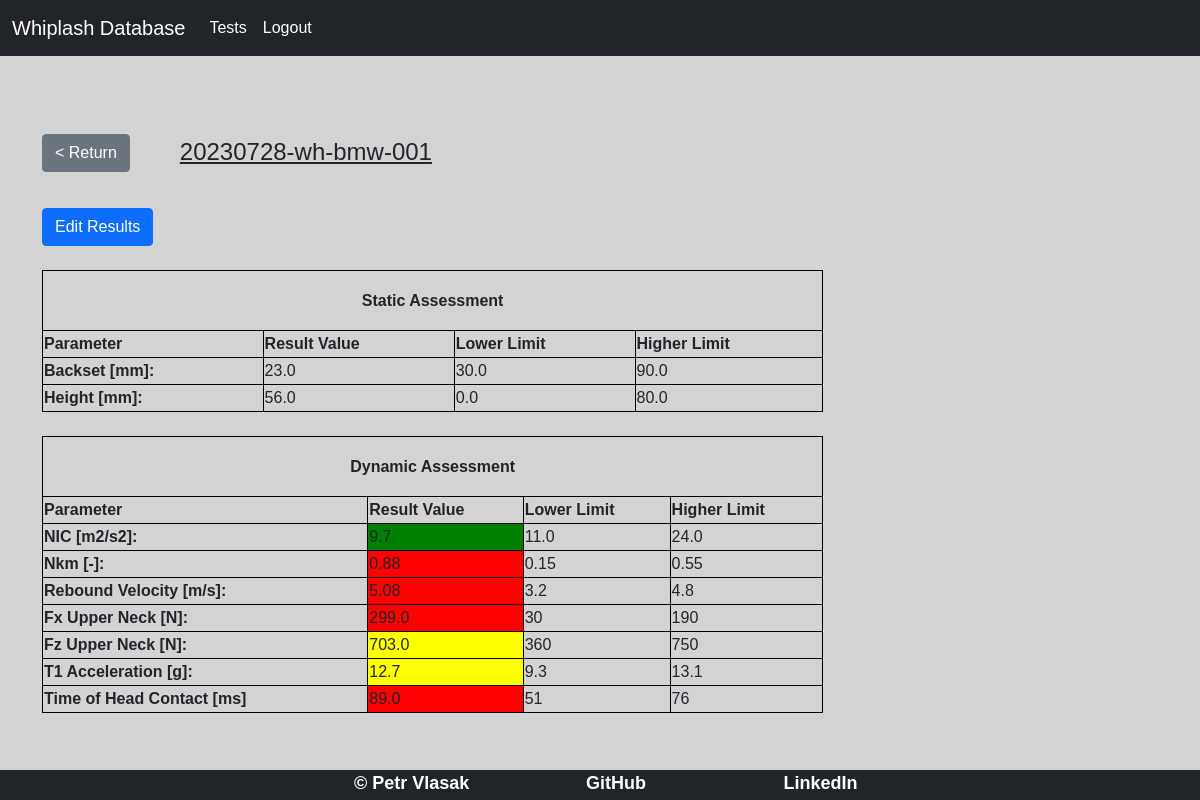
Screenshot of /test/3 (signed in) with the database file from the repository.
### models.py (models this page shows, shortened)
class Test(db.Model):
    id = db.Column(db.Integer, primary_key=True)
    label = db.Column(db.String(128), index=True, unique=False)
    pulse_id = db.Column(db.Integer, db.ForeignKey('pulse.id'))
    sample_id = db.Column(db.Integer, db.ForeignKey('sample.id'))
    result_id = db.relationship('Result', backref='test', uselist=False, cascade='all, delete, delete-orphan')

class Result(db.Model):
    id = db.Column(db.Integer, primary_key=True)
    backset = db.Column(db.Float, unique=False)
    height = db.Column(db.Float, unique=False)
    NIC = db.Column(db.Float, index=False, unique=False)
    Nkm = db.Column(db.Float, index=False, unique=False)
    rebound_velocity = db.Column(db.Float, index=False, unique=False)
    Fx_upper_neck = db.Column(db.Float, index=False, unique=False)
    Fz_upper_neck = db.Column(db.Float, index=False, unique=False)
    T1_acceleration = db.Column(db.Float, index=False, unique=False)
    time_head_contact = db.Column(db.Float, index=False, unique=False)
    test_id = db.Column(db.Integer, db.ForeignKey('test.id'))

### routes.py (the view)
@app.route('/test/<int:id>', methods=['GET', 'POST'])
@login_required
def test(id):
    test_data = Test.query.get(id)
    result_data = Result.query.get(id)
    pulse_data = Pulse.query.get(Test.query.get(id).pulse_id)
    return render_template('result.html', template_test=test_data, template_result=result_data,
                           template_pulse=pulse_data)

### routes.py (called while the page is built)
@login_manager.user_loader
def load_user(user_id):
    return User.query.get(int(user_id))

### templates/result.html (shortened to what this page needs)
{% extends "base.html"  %}
{%block content%}
<div class="result">
    <br>
    <div id="return">
        <a href="{{url_for('profile')}}"> <button class="btn btn-secondary"> < Return </button> </a>
        <p> {{template_test.label}} </p>
    </div>
    <br>
    <div>
    <a href="{{url_for('update', id=template_result.id) }}"> <button class="btn btn-primary">Edit Results</button> </a>
    </div>
    {% if template_pulse.severity == 'Low' %}
        {% include 'result_template_low.html' %}
    {% elif template_pulse.severity == 'Medium' %}
        {% include 'result_template_medium.html' %}
    {% else %}
        {% include 'result_template_high.html' %}
    {% endif %}
</div>
{%endblock%}

### templates/result_template_medium.html (shortened to what this page needs)
{% set backset_Bottom = 30.0 %}
{% set backset_Top = 90.0 %}
{% set height_Bottom = 0.0 %}
{% set height_Top = 80.0 %}
{% set NIC_Bottom_Medium = 11.0 %}
{% set NIC_Top_Medium = 24.0 %}
{% set Nkm_Bottom_Medium = 0.15 %}
{% set Nkm_Top_Medium = 0.55 %}
{% set Rebound_Vel_Bottom_Medium = 3.2 %}
{% set Rebound_Vel_Top_Medium = 4.80 %}
{% set Fx_UN_Bottom_Medium = 30 %}
{% set Fx_UN_Top_Medium = 190 %}
{% set Fz_UN_Bottom_Medium = 360 %}
{% set Fz_UN_Top_Medium = 750 %}
{% set T1_acc_Bottom_Medium = 9.3 %}
{% set T1_acc_Top_Medium = 13.1 %}
{% set Time_Cont_Bottom_Medium = 51 %}
{% set Time_Cont_Top_Medium = 76 %}
<table style="width:70%">
            <tr height="60px">
                <th colspan="4" style="text-align: center">
                    Static Assessment
                </th>
            </tr>
            <tr>
                <th>Parameter</th>
                <th>Result Value</th>
                <th>Lower Limit</th>
                <th>Higher Limit</th>
            </tr>
            <tr>
                <th> Backset [mm]: </th>
                    <td> {{template_result.backset}} </td>
                    <td> {{backset_Bottom}} </td>
                    <td> {{backset_Top}} </td>
            </tr>
            <tr>
                <th> Height [mm]: </th>
                    <td> {{template_result.height}} </td>
                    <td> {{height_Bottom}} </td>
                    <td> {{height_Top}} </td>
            </tr>
</table>
<table style="width:70%">
            <tr height="60px">
                <th colspan="4" style="text-align: center">
                    Dynamic Assessment
                </th>
            </tr>
            <tr>
                <th>Parameter</th>
                <th>Result Value</th>
                <th>Lower Limit</th>
                <th>Higher Limit</th>
            </tr>
            <tr>
                <th> NIC [m2/s2]: </th>
                {% if template_result.NIC < NIC_Bottom_Medium %}
                    <td bgcolor="green"> {{template_result.NIC}} </td>
                {%elif ((template_result.NIC >= NIC_Bottom_Medium) and (template_result.NIC < NIC_Top_Medium)) %}
                    <td bgcolor="yellow"> {{template_result.NIC}} </td>
                {% else %}
                    <td bgcolor="red"> {{template_result.NIC}} </td>
                {%endif%}
                <td> {{NIC_Bottom_Medium}} </td>
                <td> {{NIC_Top_Medium}} </td>
            </tr>
            <tr>
                <th> Nkm [-]: </th>
             {% if template_result.Nkm < Nkm_Bottom_Medium %}
                    <td bgcolor="green"> {{template_result.Nkm}} </td>
                {%elif ((template_result.Nkm >= Nkm_Bottom_Medium) and (template_result.Nkm < Nkm_Top_Medium)) %}
                    <td bgcolor="yellow"> {{template_result.Nkm}} </td>
                {% else %}
                    <td bgcolor="red"> {{template_result.Nkm}} </td>
                {%endif%}
                <td> {{Nkm_Bottom_Medium}} </td>
                <td> {{Nkm_Top_Medium}} </td>
            </tr>
            <tr>
                <th> Rebound Velocity [m/s]: </th>
                {% if template_result.rebound_velocity < Rebound_Vel_Bottom_Medium %}
                    <td bgcolor="green"> {{template_result.rebound_velocity}} </td>
                {%elif ((template_result.rebound_velocity >= Rebound_Vel_Bottom_Medium) and (template_result.rebound_velocity < Rebound_Vel_Top_Medium)) %}
                    <td bgcolor="yellow"> {{template_result.rebound_velocity}} </td>
                {% else %}
                    <td bgcolor="red"> {{template_result.rebound_velocity}} </td>
                {%endif%}
                <td> {{Rebound_Vel_Bottom_Medium}} </td>
                <td> {{Rebound_Vel_Top_Medium}} </td>
            </tr>
            <tr>
                <th> Fx Upper Neck [N]: </th>
                {% if template_result.Fx_upper_neck < Fx_UN_Bottom_Medium %}
                    <td bgcolor="green"> {{template_result.Fx_upper_neck}} </td>
                {%elif ((template_result.Fx_upper_neck >= Fx_UN_Bottom_Medium) and (template_result.Fx_upper_neck < Fx_UN_Top_Medium)) %}
                    <td bgcolor="yellow"> {{template_result.Fx_upper_neck}} </td>
                {% else %}
                    <td bgcolor="red"> {{template_result.Fx_upper_neck}} </td>
                {%endif%}
                <td> {{Fx_UN_Bottom_Medium}} </td>
                <td> {{Fx_UN_Top_Medium}} </td>
            </tr>
            <tr>
                <th> Fz Upper Neck [N]: </th>
                 {% if template_result.Fz_upper_neck < Fz_UN_Bottom_Medium %}
                    <td bgcolor="green"> {{template_result.Fz_upper_neck}} </td>
                {%elif ((template_result.Fz_upper_neck >= Fz_UN_Bottom_Medium) and (template_result.Fz_upper_neck < Fz_UN_Top_Medium)) %}
                    <td bgcolor="yellow"> {{template_result.Fz_upper_neck}} </td>
                {% else %}
                    <td bgcolor="red"> {{template_result.Fz_upper_neck}} </td>
                {%endif%}
                <td> {{Fz_UN_Bottom_Medium}} </td>
                <td> {{Fz_UN_Top_Medium}} </td>
            </tr>
            <tr>
                <th> T1 Acceleration [g]: </th>
                {% if template_result.T1_acceleration < T1_acc_Bottom_Medium %}
                    <td bgcolor="green"> {{template_result.T1_acceleration}} </td>
                {%elif ((template_result.T1_acceleration >= T1_acc_Bottom_Medium) and (template_result.T1_acceleration < T1_acc_Top_Medium)) %}
                    <td bgcolor="yellow"> {{template_result.T1_acceleration}} </td>
                {% else %}
                    <td bgcolor="red"> {{template_result.T1_acceleration}} </td>
                {%endif%}
                <td> {{T1_acc_Bottom_Medium}} </td>
                <td> {{T1_acc_Top_Medium}} </td>
            </tr>
            <tr>
                <th> Time of Head Contact [ms] </th>
                {% if template_result.time_head_contact < Time_Cont_Bottom_Medium %}
                    <td bgcolor="green"> {{template_result.time_head_contact}} </td>
                {%elif ((template_result.time_head_contact >= Time_Cont_Bottom_Medium) and (template_result.time_head_contact < Time_Cont_Top_Medium)) %}
                    <td bgcolor="yellow"> {{template_result.time_head_contact}} </td>
                {% else %}
                    <td bgcolor="red"> {{template_result.time_head_contact}} </td>
                {%endif%}
                <td> {{Time_Cont_Bottom_Medium}} </td>
                <td> {{Time_Cont_Top_Medium}} </td>
            </tr>
</table>

### static/css/style.css (style rules this page uses)
html, body { width: 100%; height: 100%; margin: 0; padding: 0; background-color: #D3D3D3; font-family: 'Raleway', sans-serif; }
.page-container .result { padding-top: 100px; }
.page-container .result #return { height: 60px; display: flex; padding-top: 10px; padding-bottom: 10px; }
.page-container .result #return p { padding-left: 50px; font-size: 24px; text-decoration: underline; }

### templates/result.html (style rules this page uses)
table, th, td { border:1px solid black; }

### rows the page displays
Test: label "20230728-wh-bmw-001"
Result: backset "23.0", height "56.0", NIC "9.7", Nkm "0.88", rebound_velocity "5.08", Fx_upper_neck "299.0", Fz_upper_neck "703.0", T1_acceleration "12.7", time_head_contact "89.0"

### other values shown
{{ backset_Bottom }} "30.0"
{{ backset_Top }} "90.0"
{{ height_Bottom }} "0.0"
{{ height_Top }} "80.0"
{{ NIC_Bottom_Medium }} "11.0"
{{ NIC_Top_Medium }} "24.0"
{{ Nkm_Bottom_Medium }} "0.15"
{{ Nkm_Top_Medium }} "0.55"
{{ Rebound_Vel_Bottom_Medium }} "3.2"
{{ Rebound_Vel_Top_Medium }} "4.8"
{{ Fx_UN_Bottom_Medium }} "30"
{{ Fx_UN_Top_Medium }} "190"
{{ Fz_UN_Bottom_Medium }} "360"
{{ Fz_UN_Top_Medium }} "750"
{{ T1_acc_Bottom_Medium }} "9.3"
